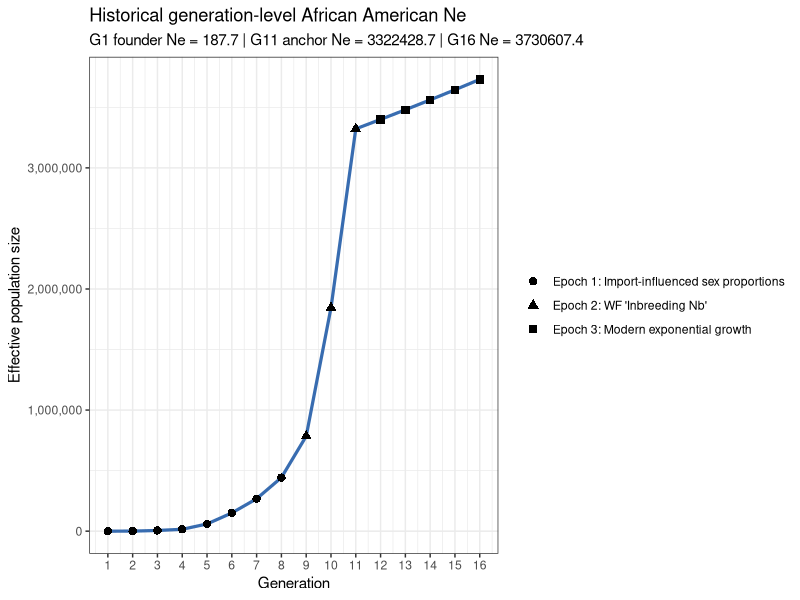
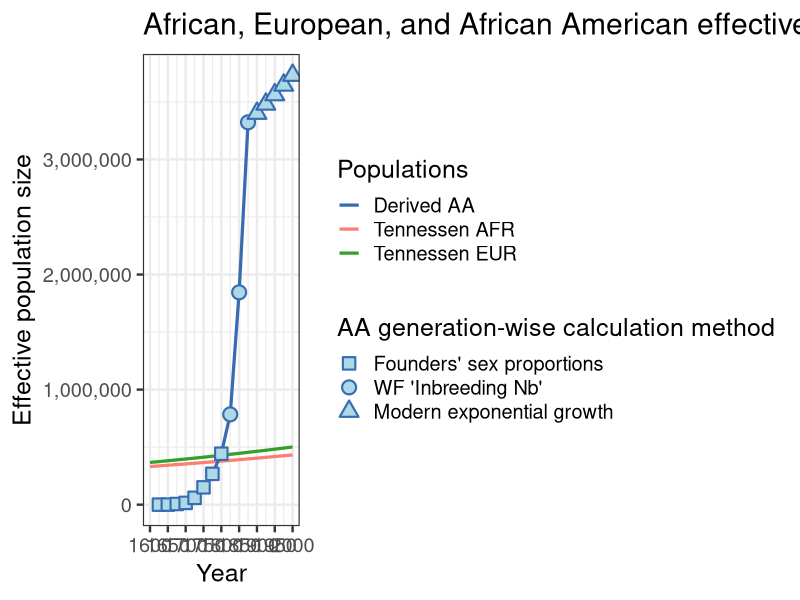
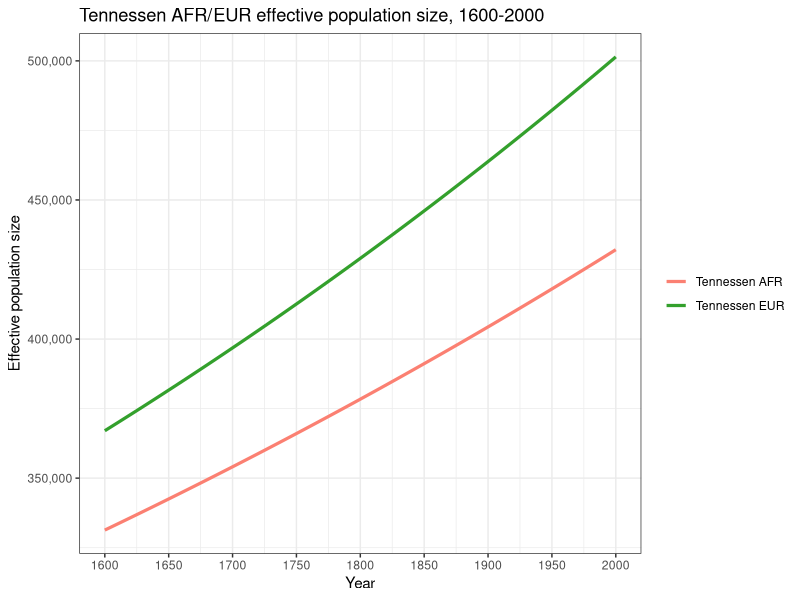

These charts were generated, in order, by the following R code:
# ______________________________________________________________________________
# Aydin Karatas
# ___
# University of Southern California
# Department of Quantitative and Computational Biology
# Mooney Lab
# ___
# calc.3T.Ne.R
# ______________________________________________________________________________


library(tidyverse)

# functions ----
# compute the founder effective pop size from a founder census size.
# `founder.count` is the total founder count and `female.proportion` is the
# fraction of founders that are female.
calc.founder.ne <- function(founder.count, female.proportion) {
  female.count <- founder.count * female.proportion
  male.count <- founder.count - female.count

  if (female.count <= 0 || male.count <= 0) {
    return(0)
  }

  4 * female.count * male.count / (female.count + male.count)
}

# validate that a given value is a single non-negative whole generation.
# `value` is the candidate input and `name` is used in the error message.
validate.whole.generation.count <- function(value, name) {
  if (
    length(value) != 1 ||
      is.na(value) ||
      !is.finite(value) ||
      value != as.integer(value) ||
      value < 0
  ) {
    stop(name, " must be a non-negative whole generation count", call. = FALSE)
  }

  as.integer(value)
}

# build a generation sequence that can be empty when the requested length is 0.
# `start` is the first generation in the block and `len` is the block length.
build.generation.block <- function(start, len) {
  if (len == 0) {
    return(integer(0))
  }

  seq.int(start, start + len - 1L)
}

# return an explicit argument when provided, otherwise pull the default.
# `value` is the user-supplied override, `name` is the default binding name,
# and `defaults.env` is the environment that stores the fallback value.
resolve.default.param <- function(value, name, defaults.env) {
  if (!is.null(value)) {
    return(value)
  }

  get(name, envir = defaults.env)
}

# build the generation layout for the three epochs.
# `epoch.*.len` are the epoch lengths, `gen.time` and `present.year` define the
#  timeline, and `start.year` sets the first generation boundary.
calc.epoch.config <- function(
    epoch.1.len,
    epoch.2.len,
    epoch.3.len,
    gen.time,
    present.year,
    start.year = 1600
) {
  epoch.1.len <- validate.whole.generation.count(
    epoch.1.len,
    "epoch.1.len"
  )
  epoch.2.len <- validate.whole.generation.count(
    epoch.2.len,
    "epoch.2.len"
  )
  epoch.3.len <- validate.whole.generation.count(
    epoch.3.len,
    "epoch.3.len"
  )

  year.span <- present.year - start.year
  total.generations <- year.span / gen.time

  if (total.generations != as.integer(total.generations)) {
    stop(
      "present.year - 1600 must be divisible by gen.time",
      call. = FALSE
    )
  }

  total.generations <- as.integer(total.generations)
  total.epoch.len <- epoch.1.len + epoch.2.len + epoch.3.len

  if (total.epoch.len != total.generations) {
    stop(
      "total epoch length must equal (present.year - 1600) / gen.time",
      call. = FALSE
    )
  }

  epoch.1.generations <- build.generation.block(1L, epoch.1.len)
  epoch.2.generations <- build.generation.block(epoch.1.len + 1L, epoch.2.len)
  epoch.3.first.generation <- if (epoch.3.len == 0) {
    NA_integer_
  } else {
    epoch.1.len + epoch.2.len + 1L
  }
  epoch.3.generations <- build.generation.block(
    epoch.1.len + epoch.2.len + 1L,
    epoch.3.len
  )

  epoch.3.anchor.generation <- NA_integer_

  if (epoch.3.len > 0) {
    if (epoch.2.len > 0) {
      epoch.3.anchor.generation <- max(epoch.2.generations)
    } else if (epoch.1.len > 0) {
      epoch.3.anchor.generation <- max(epoch.1.generations)
    } else {
      stop(
        "epoch 3 requires a prior non-empty epoch to provide an anchor",
        call. = FALSE
      )
    }
  }

  list(
    epoch.1.len = epoch.1.len,
    epoch.2.len = epoch.2.len,
    epoch.3.len = epoch.3.len,
    total.generations = total.generations,
    final.generation = total.generations,
    epoch.1.generations = epoch.1.generations,
    epoch.1.sex.generations = epoch.1.generations[epoch.1.generations >= 2],
    epoch.2.generations = epoch.2.generations,
    epoch.2.parental.generations = epoch.2.generations[
      epoch.2.generations >= 2
    ],
    epoch.3.generations = epoch.3.generations,
    epoch.3.first.generation = epoch.3.first.generation,
    epoch.3.anchor.generation = epoch.3.anchor.generation
  )
}

# create the African and European ancestry proportions by generation.
# `epoch.config` controls the generation grid, `mooney.cg` the proportion of
# non-European ancestry that is African in epoch-1, and the remaining arguments
# define the fixed mixture proportions in each following epoch.
build.mixing.props <- function(
    epoch.config,
    mooney.cg,
    epoch.1.eur.prop,
    epoch.2.afr.prop,
    epoch.2.eur.prop,
    epoch.3.afr.prop,
    epoch.3.eur.prop
) {
  if (epoch.config$epoch.1.len > length(mooney.cg)) {
    stop("epoch.1.len cannot exceed length(mooney.cg)", call. = FALSE)
  }

  s.eur <- c(
    rep(epoch.1.eur.prop, epoch.config$epoch.1.len),
    rep(epoch.2.eur.prop, epoch.config$epoch.2.len),
    rep(epoch.3.eur.prop, epoch.config$epoch.3.len)
  )
  s.afr <- c(
    (1 - epoch.1.eur.prop) * mooney.cg[seq_len(epoch.config$epoch.1.len)],
    rep(epoch.2.afr.prop, epoch.config$epoch.2.len),
    rep(epoch.3.afr.prop, epoch.config$epoch.3.len)
  )

  if (
    length(s.eur) != epoch.config$total.generations ||
      length(s.afr) != epoch.config$total.generations
  ) {
    stop("AA.mixing.props vectors must not recycle", call. = FALSE)
  }

  tibble(
    g = seq_len(epoch.config$total.generations),
    s.afr = s.afr,
    s.eur = s.eur,
    h = pmax(1 - s.afr - s.eur, 0)
  )
}

# intersect generation windows with historical periods and measure coverage.
# `window.tbl` is the generation map and `hacker.tbl` is the historical  period
# table with start and end years.
calc.period.overlaps <- function(window.tbl, hacker.tbl) {
  merge(window.tbl, hacker.tbl, by = NULL) %>%
    as_tibble() %>%
    mutate(
      period.length = end.year - start.year,
      overlap.start.year = pmax(window.start.year, start.year),
      overlap.end.year = pmin(window.end.year, end.year),
      overlap.years = pmax(0, overlap.end.year - overlap.start.year),
      overlap.weight = overlap.years / period.length
    ) %>%
    filter(overlap.years > 0) %>%
    arrange(generation, start.year)
}

# estimate population size at a year by interpolating inside a period.
# `year` is the target year to query and `hacker.tbl` contains the period
# boundaries plus beginning and ending population sizes.
calc.boundary.population <- function(year, hacker.tbl) {
  if (is.na(year)) {
    return(NA_real_)
  }

  if (year < min(hacker.tbl$start.year) || year > max(hacker.tbl$end.year)) {
    return(NA_real_)
  }

  period.idx <- which(
    hacker.tbl$start.year <= year & hacker.tbl$end.year >= year
  )
  period.idx <- period.idx[length(period.idx)]
  period.row <- hacker.tbl[period.idx, ]
  period.length <- period.row$end.year - period.row$start.year
  period.frac <- (year - period.row$start.year) / period.length

  period.row$pop.beginning +
    period.frac * (period.row$pop.end - period.row$pop.beginning)
}

# add a readable epoch label to each generation row.
# `AA.ne` is the analysis table and `epoch.config` supplies the generation
# ranges used to assign the three epoch labels.
make.epoch.labels <- function(AA.ne, epoch.config) {
  epoch.1.label <- if (length(epoch.config$epoch.1.generations) > 0) {
    "Epoch 1: Import-influenced sex proportions"
  } else {
    NA_character_
  }
  epoch.2.label <- if (length(epoch.config$epoch.2.generations) > 0) {
      "Epoch 2: WF 'Inbreeding Nb'"
  } else {
    NA_character_
  }
  epoch.3.label <- if (length(epoch.config$epoch.3.generations) > 0) {
      "Epoch 3: Modern exponential growth"
  } else {
    NA_character_
  }

  AA.ne %>%
    mutate(
      epoch = case_when(
        generation %in% epoch.config$epoch.1.generations ~ epoch.1.label,
        generation %in% epoch.config$epoch.2.generations ~ epoch.2.label,
        generation %in% epoch.config$epoch.3.generations ~ epoch.3.label
      )
    )
}

# check that the derived tables are internally consistent before returning.
# `AA.ne`, `AA.overlap`, and `AA.mixing.props` are the computed outputs, while
# the remaining arguments provide the timeline and boundary checks.
validate.analysis.outputs <- function(
    AA.ne,
    AA.overlap,
    AA.mixing.props,
    epoch.config,
    hacker.start.year,
    gen.time,
    present.year
) {
  stopifnot(
    identical(
      sort(AA.ne$generation),
      seq_len(epoch.config$total.generations)
    ),
    nrow(AA.mixing.props) == epoch.config$total.generations,
    identical(AA.mixing.props$g, seq_len(epoch.config$total.generations)),
    all(AA.ne$generation.window.years == gen.time),
    AA.ne$aggregation.start.year[1] == hacker.start.year,
    AA.ne$generation.end.year[epoch.config$final.generation] == present.year,
    all(AA.overlap$overlap.weight > 0),
    all(AA.overlap$overlap.weight <= 1),
    all(!is.na(AA.ne$female.total[epoch.config$epoch.1.sex.generations])),
    all(!is.na(AA.ne$male.total[epoch.config$epoch.1.sex.generations])),
    all(
      !is.na(
        AA.ne$parental.population[epoch.config$epoch.2.parental.generations]
      )
    ),
    all(!is.na(AA.ne$k[epoch.config$epoch.2.generations])),
    all(
      grepl(
        "^Epoch 3:",
        AA.ne$epoch[epoch.config$epoch.3.generations]
      )
    ),
    all(is.finite(AA.ne$ne)),
    all(AA.ne$ne > 0)
  )
}

# compute the full AA Ne analysis and return every intermediate table.
# the scalar arguments control the demographic timeline, founders, and epoch
# settings, while `mooney.cg` and `hacker.tbl` provide the input data.
calc.aa.ne.results <- function(
    gen.time = NULL,
    hacker.start.year = NULL,
    hacker.end.year = NULL,
    present.year = NULL,
    epoch.1.len = NULL,
    epoch.2.len = NULL,
    epoch.3.len = NULL,
    afr.founder.count = NULL,
    afr.female.proportion = NULL,
    eur.founder.count = NULL,
    eur.female.proportion = NULL,
    epoch.3.growth.rate = NULL,
    mooney.cg = NULL,
    epoch.1.eur.prop = NULL,
    epoch.2.afr.prop = NULL,
    epoch.2.eur.prop = NULL,
    epoch.3.afr.prop = NULL,
    epoch.3.eur.prop = NULL,
    hacker.tbl = NULL
) {
  defaults.env <- parent.env(environment())
  gen.time <- resolve.default.param(gen.time, "gen.time", defaults.env)
  hacker.start.year <- resolve.default.param(
    hacker.start.year,
    "hacker.start.year",
    defaults.env
  )
  hacker.end.year <- resolve.default.param(
    hacker.end.year,
    "hacker.end.year",
    defaults.env
  )
  present.year <- resolve.default.param(
    present.year,
    "present.year",
    defaults.env
  )
  epoch.1.len <- resolve.default.param(
    epoch.1.len,
    "epoch.1.len",
    defaults.env
  )
  epoch.2.len <- resolve.default.param(
    epoch.2.len,
    "epoch.2.len",
    defaults.env
  )
  epoch.3.len <- resolve.default.param(
    epoch.3.len,
    "epoch.3.len",
    defaults.env
  )
  afr.founder.count <- resolve.default.param(
    afr.founder.count,
    "afr.founder.count",
    defaults.env
  )
  afr.female.proportion <- resolve.default.param(
    afr.female.proportion,
    "afr.female.proportion",
    defaults.env
  )
  eur.founder.count <- resolve.default.param(
    eur.founder.count,
    "eur.founder.count",
    defaults.env
  )
  eur.female.proportion <- resolve.default.param(
    eur.female.proportion,
    "eur.female.proportion",
    defaults.env
  )
  epoch.3.growth.rate <- resolve.default.param(
    epoch.3.growth.rate,
    "epoch.3.growth.rate",
    defaults.env
  )
  mooney.cg <- resolve.default.param(mooney.cg, "mooney.cg", defaults.env)
  epoch.1.eur.prop <- resolve.default.param(
    epoch.1.eur.prop,
    "epoch.1.eur.prop",
    defaults.env
  )
  epoch.2.afr.prop <- resolve.default.param(
    epoch.2.afr.prop,
    "epoch.2.afr.prop",
    defaults.env
  )
  epoch.2.eur.prop <- resolve.default.param(
    epoch.2.eur.prop,
    "epoch.2.eur.prop",
    defaults.env
  )
  epoch.3.afr.prop <- resolve.default.param(
    epoch.3.afr.prop,
    "epoch.3.afr.prop",
    defaults.env
  )
  epoch.3.eur.prop <- resolve.default.param(
    epoch.3.eur.prop,
    "epoch.3.eur.prop",
    defaults.env
  )
  hacker.tbl <- resolve.default.param(hacker.tbl, "hacker.tbl", defaults.env)

  epoch.config <- calc.epoch.config(
    epoch.1.len = epoch.1.len,
    epoch.2.len = epoch.2.len,
    epoch.3.len = epoch.3.len,
    gen.time = gen.time,
    present.year = present.year
  )

  AA.mixing.props <- build.mixing.props(
    epoch.config = epoch.config,
    mooney.cg = mooney.cg,
    epoch.1.eur.prop = epoch.1.eur.prop,
    epoch.2.afr.prop = epoch.2.afr.prop,
    epoch.2.eur.prop = epoch.2.eur.prop,
    epoch.3.afr.prop = epoch.3.afr.prop,
    epoch.3.eur.prop = epoch.3.eur.prop
  )

  AA.hacker.tbl <- hacker.tbl %>%
    mutate(
      start.year = as.numeric(sub("-.*", "", period)),
      end.year = as.numeric(sub(".*-", "", period))
    ) %>%
    select(
      period,
      start.year,
      end.year,
      person.years.lived,
      assumed.birth.rate,
      imported,
      births,
      pop.beginning,
      pop.end
    )

  AA.generation.map <- tibble(
    generation = seq_len(epoch.config$total.generations),
    generation.start.year = seq(
      1600,
      present.year - gen.time,
      by = gen.time
    ),
    generation.end.year = generation.start.year + gen.time,
    generation.window.years = generation.end.year - generation.start.year,
    window.start.year = generation.start.year,
    window.end.year = generation.end.year
  )

  AA.overlap <- calc.period.overlaps(
    AA.generation.map,
    AA.hacker.tbl
  ) %>%
    select(
      generation,
      generation.start.year,
      generation.end.year,
      period,
      start.year,
      end.year,
      overlap.start.year,
      overlap.end.year,
      overlap.years,
      overlap.weight,
      imported,
      births,
      assumed.birth.rate,
      person.years.lived
    )

  AA.agg <- AA.overlap %>%
    group_by(generation, generation.start.year, generation.end.year) %>%
    summarise(
      periods = paste(period, collapse = ", "),
      imported = sum(imported * overlap.weight, na.rm = TRUE),
      births = sum(births * overlap.weight, na.rm = TRUE),
      birth.rate = weighted.mean(
        assumed.birth.rate,
        person.years.lived * overlap.weight,
        na.rm = TRUE
      ),
      aggregation.start.year = min(overlap.start.year),
      aggregation.end.year = max(overlap.end.year),
      hacker.window.years = sum(overlap.years),
      .groups = "drop"
    )

  AA.agg <- AA.generation.map %>%
    select(
      generation,
      generation.start.year,
      generation.end.year,
      generation.window.years
    ) %>%
    left_join(
      AA.agg,
      by = c("generation", "generation.start.year", "generation.end.year")
    ) %>%
    mutate(
      population.boundary.year = if_else(
        generation.start.year < hacker.end.year,
        pmin(generation.end.year, hacker.end.year),
        NA_real_
      ),
      pop.end = map_dbl(
        population.boundary.year,
        calc.boundary.population,
        hacker.tbl = AA.hacker.tbl
      ),
      is.truncated = !is.na(hacker.window.years) &
        hacker.window.years < generation.window.years
    )

  AA.ne <- AA.agg %>%
    arrange(generation) %>%
    mutate(
      population.at.generation.start = map_dbl(
        generation.start.year,
        calc.boundary.population,
        hacker.tbl = AA.hacker.tbl
      ),
      prev.births = dplyr::lag(births),
      previous.birth.periods = NA_character_,
      births.in.previous.25.years = NA_real_,
      female.imported = if_else(
        generation %in% epoch.config$epoch.1.sex.generations,
        ceiling(imported / 3),
        NA_real_
      ),
      male.imported = if_else(
        generation %in% epoch.config$epoch.1.sex.generations,
        floor(2 * imported / 3),
        NA_real_
      ),
      female.potential = if_else(
        generation %in% epoch.config$epoch.1.sex.generations,
        0.5 * prev.births,
        NA_real_
      ),
      male.potential = if_else(
        generation %in% epoch.config$epoch.1.sex.generations,
        0.5 * prev.births,
        NA_real_
      ),
      female.total = female.imported + female.potential,
      male.total = male.imported + male.potential,
      adult.population.age25.proxy = NA_real_,
      parental.population = if_else(
        generation %in% epoch.config$epoch.2.generations,
        prev.births,
        NA_real_
      ),
      parental.population.method = if_else(
        generation %in% epoch.config$epoch.2.generations,
        "previous-generation births",
        NA_character_
      ),
      k = if_else(
        generation %in% epoch.config$epoch.2.generations,
        gen.time * birth.rate / 1000,
        NA_real_
      )
    )

  ne.g1 <- calc.founder.ne(
    afr.founder.count,
    afr.female.proportion
  ) +
    calc.founder.ne(
      eur.founder.count,
      eur.female.proportion
    )

  AA.ne <- AA.ne %>%
    mutate(
      ne = case_when(
        generation == 1 ~ ne.g1,
        generation %in% epoch.config$epoch.1.sex.generations ~
          4 * female.total * male.total / (female.total + male.total),
        generation %in% epoch.config$epoch.2.generations ~
          (k * parental.population - 1) / k,
        TRUE ~ NA_real_
      )
    )

  epoch.3.anchor.ne <- if (length(epoch.config$epoch.3.generations) == 0) {
    NA_real_
  } else {
    AA.ne %>%
      filter(generation == epoch.config$epoch.3.anchor.generation) %>%
      pull(ne)
  }

  AA.ne <- AA.ne %>%
    mutate(
      ne = if_else(
        generation %in% epoch.config$epoch.3.generations,
        epoch.3.anchor.ne *
          exp(epoch.3.growth.rate *
            (generation - epoch.config$epoch.3.anchor.generation)),
        ne
      ),
      n.f.plus.m = (female.total + male.total),
      ne.over.n = ne / n.f.plus.m,
      four.f.m = 4 * (female.total / n.f.plus.m) * (male.total / n.f.plus.m)
    ) %>%
    make.epoch.labels(epoch.config) %>%
    select(
      generation,
      generation.start.year,
      generation.end.year,
      generation.window.years,
      aggregation.start.year,
      aggregation.end.year,
      hacker.window.years,
      is.truncated,
      population.boundary.year,
      periods,
      epoch,
      imported,
      births,
      birth.rate,
      pop.end,
      previous.birth.periods,
      births.in.previous.25.years,
      population.at.generation.start,
      female.total,
      male.total,
      adult.population.age25.proxy,
      parental.population,
      parental.population.method,
      k,
      ne,
      n.f.plus.m,
      ne.over.n,
      four.f.m
    )

  validate.analysis.outputs(
    AA.ne = AA.ne,
    AA.overlap = AA.overlap,
    AA.mixing.props = AA.mixing.props,
    epoch.config = epoch.config,
    hacker.start.year = hacker.start.year,
    gen.time = gen.time,
    present.year = present.year
  )

  list(
    AA.ne = AA.ne,
    AA.overlap = AA.overlap,
    AA.mixing.props = AA.mixing.props,
    epoch.config = epoch.config,
    ne.g1 = ne.g1,
    epoch.3.anchor.ne = epoch.3.anchor.ne,
    epoch.3.growth.rate = epoch.3.growth.rate
  )
}


# tunable parameters ----
gen.time <- 25
hacker.start.year <- 1610
hacker.end.year <- 1865
present.year <- 2000
epoch.1.len <- 8
epoch.2.len <- 3
epoch.3.len <- 5

hacker.tbl <- data.frame(
  period = c(
    "1610-1620", "1620-1630", "1630-1640", "1640-1650", "1650-1660",
    "1660-1670", "1670-1680", "1680-1690", "1690-1700", "1700-1710",
    "1710-1720", "1720-1730", "1730-1740", "1740-1750", "1750-1760",
    "1760-1770", "1770-1780", "1780-1790", "1790-1800", "1800-1810",
    "1810-1820", "1820-1830", "1830-1840", "1840-1850", "1850-1860",
    "1860-1861", "1861-1862", "1862-1863", "1863-1864", "1864-1865"
  ),
  pop.beginning = c(
    0, 20, 59, 585, 1568,
    2862, 4444, 6832, 16394, 27806,
    41844, 67294, 95669, 156040, 247027,
    319290, 459446, 558921, 706514, 908036,
    1195182, 1550757, 2021968, 2530405, 3204420,
    3953760, 3991133, 3903859, 3815760, 3726828
  ),
  pop.end = c(
    20, 59, 585, 1568, 2862,
    4444, 6832, 16394, 27806, 41844,
    67294, 95669, 156040, 247027, 319290,
    459446, 558921, 706514, 908036, 1195182,
    1550757, 2021968, 2530405, 3204420, 3953760,
    3991133, 3903859, 3815760, 3726828, 3630336
  ),
  growth.rate.10yr = c(
    NA, 195.0, 891.5, 168.0, 82.5,
    55.3, 53.7, 140.0, 69.6, 50.5,
    60.8, 42.2, 63.1, 58.3, 29.3,
    43.9, 21.7, 26.4, 28.5, 31.6,
    29.8, 30.4, 25.1, 26.6, 23.4,
    NA, NA, NA, NA, NA
  ),
  person.years.lived = c(
    16, 361, 2293, 9970, 21505,
    35952, 55527, 109243, 215999, 343482,
    535651, 806513, 1234030, 1980625, 2816150,
    3851269, 5075599, 6298380, 8030652, 10450423,
    13652609, 17759559, 22666906, 28541607, 35659777,
    3972417, 3947335, 3859642, 3771119, 3144251
  ),
  hours.worked.millions = c(
    0, 1, 5, 23, 49,
    82, 127, 251, 496, 788,
    1229, 1850, 2831, 4544, 6461,
    8835, 11644, 14449, 18423, 23975,
    31321, 40743, 52001, 65478, 81808,
    9113, 9056, 8855, 8651, 7213
  ),
  assumed.birth.rate = c(
    NA, 22.4, 22.4, 22.4, 22.4,
    22.4, 26.5, 27.3, 29.1, 31.0,
    34.6, 41.3, 41.4, 41.2, 46.4,
    39.5, 39.1, 44.7, 50.3, 55.8,
    55.7, 56.5, 56.5, 54.0, 52.3,
    49.6, 49.6, 49.6, 49.6, 49.6
  ),
  births = c(
    NA, 8, 51, 223, 481,
    804, 1472, 2986, 6295, 10635,
    18524, 33316, 51150, 81536, 130654,
    151957, 198660, 281549, 403648, 583395,
    759768, 1003859, 1280680, 1539820, 1865898,
    197032, 195788, 191438, 187048, 155955
  ),
  imported = c(
    32, 150, 110, 301, 1335,
    3038, 3582, 4947, 8197, 16442,
    17622, 41334, 66672, 26455, 44718,
    59557, 41129, 25105, 16183, 77368,
    5207, 410, 91, 0, 303,
    110, 0, 0, 0, 0
  ),
  smuggled = c(
    NA, NA, NA, NA, NA,
    NA, NA, NA, NA, NA,
    NA, NA, NA, NA, NA,
    NA, NA, NA, NA, NA,
    NA, 1100, 900, 500, 200,
    NA, NA, NA, NA, NA
  ),
  natural.increase.rate = c(
    NA, -30.8, 18.1, 6.8, -0.2,
    -4.0, -2.2, 4.2, 1.5, -0.7,
    1.5, -1.6, -0.5, 3.3, 1.0,
    2.1, 1.3, 2.2, 2.6, 2.4,
    2.7, 2.9, 2.4, 2.4, 2.2,
    NA, NA, NA, NA, NA
  ),
  births.plus.imports = c(
    32, 158, 161, 524, 1816,
    3842, 5054, 7933, 14492, 27077,
    36146, 74650, 117822, 107991, 175372,
    211514, 239789, 306654, 419831, 660763,
    764975, 1005369, 1281671, 1540320, 1866401,
    197142, 195788, 191438, 187048, 155955
  ),
  percent.total = c(
    0.0, 0.0, 0.0, 0.0, 0.0,
    0.0, 0.1, 0.1, 0.1, 0.3,
    0.4, 0.8, 1.2, 1.1, 1.8,
    2.2, 2.4, 3.1, 4.3, 6.7,
    7.8, 10.3, 13.1, 15.7, 19.0,
    2.0, 2.0, 2.0, 1.9, 1.6
  ),
  cumulative.number = c(
    32, 190, 351, 875, 2691,
    6533, 11587, 19520, 34012, 61089,
    97235, 171885, 289707, 397698, 573070,
    784584, 1024373, 1331027, 1750858, 2411621,
    3176596, 4181965, 5463636, 7003956, 8870357,
    9067499, 9263287, 9454725, 9641773, 9797728
  ),
  cumulative.percent = c(
    0.0, 0.0, 0.0, 0.0, 0.0,
    0.1, 0.1, 0.2, 0.3, 0.6,
    1.0, 1.8, 3.0, 4.1, 5.8,
    8.0, 10.5, 13.6, 17.9, 24.6,
    32.4, 42.7, 55.8, 71.5, 90.5,
    92.5, 94.5, 96.5, 98.4, 100.0
  ),
  stringsAsFactors = FALSE
)

afr.founder.count <- 183
afr.female.proportion <- 1 / 3
eur.founder.count <- 25
eur.female.proportion <- 0.5
epoch.3.growth.rate <- 0.023175

epoch.1.eur.prop <- 0.08
epoch.2.afr.prop <- 0.06
epoch.2.eur.prop <- 0.03
epoch.3.afr.prop <- 0
epoch.3.eur.prop <- 0
mooney.cg <- c(
  1, 1, 0.9835, 0.8602, 0.8551, 0.7826, 0.5380, 0.1418,
  rep(epoch.2.afr.prop/(1-epoch.2.eur.prop), 3),
  rep(epoch.3.afr.prop/(1-epoch.3.eur.prop), 6)
)

# calculations ----
analysis.results <- calc.aa.ne.results()

AA.ne <- analysis.results$AA.ne
AA.overlap <- analysis.results$AA.overlap
AA.mixing.props <- analysis.results$AA.mixing.props
epoch.config <- analysis.results$epoch.config
ne.g1 <- analysis.results$ne.g1
epoch.3.anchor.ne <- analysis.results$epoch.3.anchor.ne


# plotting ----
summary.generations <- c(
  epoch.config$epoch.1.generations,
  epoch.config$epoch.2.generations,
  epoch.config$final.generation
)
summary.generations <- sort(unique(summary.generations))

cat("\nHistorical generation-level ADMIX Ne summary\n")
print(
  AA.ne %>%
    filter(generation %in% summary.generations) %>%
    select(
      generation,
      generation.start.year,
      generation.end.year,
      epoch,
      is.truncated,
      imported,
      births,
      birth.rate,
      female.total,
      male.total,
      adult.population.age25.proxy,
      parental.population,
      parental.population.method,
      k,
      ne
    ),
  n = Inf
)

cat(
  paste0(
    "\nHistorical present-day G",
    epoch.config$final.generation,
    " Ne: ",
    round(AA.ne$ne[AA.ne$generation == epoch.config$final.generation], 1),
    "\n"
  )
)

AA.ne.plot <- ggplot(
  data = AA.ne,
  aes(x = generation.end.year, y = ne)
) +
  geom_line(color = "#386cb0", linewidth = 1.1) +
  geom_point(aes(shape = epoch), size = 2.5) +
  scale_y_continuous(labels = scales::comma) +
  scale_x_continuous(
    breaks = AA.ne$generation.end.year,
    labels = AA.ne$generation
  ) +
  labs(
    x = "Generation",
    y = "Effective population size",
    shape = NULL,
    title = "Historical generation-level African American Ne",
    subtitle = paste0(
      "G1 founder Ne = ",
      round(ne.g1, 1),
      " | G",
      epoch.config$epoch.3.anchor.generation,
      " anchor Ne = ",
      round(epoch.3.anchor.ne, 1),
      " | G",
      epoch.config$final.generation,
      " Ne = ",
      round(AA.ne$ne[AA.ne$generation == epoch.config$final.generation], 1)
    )
  ) +
  theme_bw()

if (interactive()) {
  print(AA.ne.plot)
}


# tennessen afr/eur ne trajectory ----
# constants from `other_scripts/const.sh` and `build_3T_demography.py`
t.af.years <- 148000
t.ooa.years <- 51000
t.eu0.years <- 23000
t.eg.years <- 5115
r.eu0 <- 0.00307
r.eu <- 0.0195
r.afr <- 0.0166
n.a <- 7310
n.afr.1 <- 14474
n.b <- 1861
n.eu0 <- 1032

t.af <- t.af.years / gen.time
t.ooa <- t.ooa.years / gen.time
t.eu0 <- t.eu0.years / gen.time
t.eg <- t.eg.years / gen.time
n.eu1 <- n.eu0 / exp(-r.eu0 * (t.eu0 - t.eg))
n.eu.present <- n.eu1 / exp(-r.eu * t.eg)
n.afr.present <- n.afr.1 / exp(-r.afr * t.eg)

tennessen.start.year <- min(AA.ne$generation.start.year)
tennessen.end.year <- present.year
tennessen.years <- seq(tennessen.start.year, tennessen.end.year, by = 1)
tennessen.time.bp <- tennessen.end.year - tennessen.years
tennessen.time.gen <- tennessen.time.bp / gen.time

tennessen.ne <- tibble(
  year = tennessen.years,
  time.bp = tennessen.time.bp,
  time.gen = tennessen.time.gen
) %>%
  mutate(
    afr = case_when(
      time.gen <= t.eg ~ n.afr.present * exp(-r.afr * time.gen),
      time.gen <= t.ooa ~ n.afr.1,
      time.gen <= t.af ~ n.a,
      TRUE ~ NA_real_
    ),
    eur = case_when(
      time.gen <= t.eg ~ n.eu.present * exp(-r.eu * time.gen),
      time.gen <= t.eu0 ~ n.eu1 * exp(-r.eu0 * (time.gen - t.eg)),
      time.gen <= t.ooa ~ n.b,
      TRUE ~ NA_real_
    ),
    epoch = NA
  )

tennessen.ne.long <- tennessen.ne %>%
  pivot_longer(
    cols = c(afr, eur),
    names_to = "population",
    values_to = "ne"
  )

tennessen.ne.plot <- ggplot(
  tennessen.ne.long,
  aes(x = year, y = ne, color = population)
) +
  geom_line(linewidth = 1.1) +
  scale_y_continuous(labels = scales::comma) +
  scale_x_continuous(
    breaks = seq(tennessen.start.year, tennessen.end.year, by = 50)
  ) +
  scale_color_manual(
    values = c(
      afr = "#fb8072",
      eur = "#33a02c"
    ),
    labels = c(
      afr = "Tennessen AFR",
      eur = "Tennessen EUR"
    )
  ) +
  labs(
    x = "Year",
    y = "Effective population size",
    color = NULL,
    title = paste0(
      "Tennessen AFR/EUR effective population size, ",
      tennessen.start.year,
      "-",
      tennessen.end.year
    )
  ) +
  theme_bw()

if (interactive()) {
  print(tennessen.ne.plot)
}


# combined aa/afr/eur ne plot ----
aa.ne.long <- AA.ne %>%
  transmute(
    year = generation.end.year,
    population = "aa",
    ne = ne,
    epoch = epoch
  )

combined.ne.long <- bind_rows(
  aa.ne.long,
  tennessen.ne.long %>%
    transmute(year, population, ne, epoch)
)

combined.ne.plot <- ggplot(
  combined.ne.long,
  aes(x = year, y = ne, color = population)
) +
  geom_line(
    data = combined.ne.long %>% filter(population != "aa"),
    linewidth = 1.1
  ) +
  geom_line(
    data = combined.ne.long %>% filter(population == "aa"),
    linewidth = 1.1
  ) +
  geom_point(
    aes(shape = epoch), size = 4, stroke = 1.1, fill = "#ADD8E6", color = "#386cb0"
    ) +
  scale_shape_manual(
    values = c(
      `Epoch 1: Import-influenced sex proportions` = 22,
      `Epoch 2: WF 'Inbreeding Nb'` = 21,
      `Epoch 3: Modern exponential growth` = 24
    ),
    labels = c(
      `Epoch 1: Import-influenced sex proportions` = "Founders' sex proportions",
      `Epoch 2: WF 'Inbreeding Nb'` = "WF 'Inbreeding Nb'",
      `Epoch 3: Modern exponential growth` = "Modern exponential growth"
    ),
    name = "AA generation-wise calculation method",
    na.translate = FALSE
  ) +
  scale_color_manual(
    values = c(
      aa = "#386cb0",
      afr = "#fb8072",
      eur = "#33a02c"
    ),
    labels = c(
      aa = "Derived AA",
      afr = "Tennessen AFR",
      eur = "Tennessen EUR"
    ),
    name = "Populations"
  ) +
  scale_y_continuous(labels = scales::comma) +
  scale_x_continuous(
    breaks = seq(tennessen.start.year, tennessen.end.year, by = 50)
  ) +
  labs(
    x = "Year",
    y = "Effective population size",
    color = NULL,
    title = paste0(
      "African, European, and African American effective population size, ",
      tennessen.start.year,
      "-",
      tennessen.end.year
    )
  ) +
  guides(
    color = guide_legend(order = 1),
    shape = guide_legend(order = 2)
  ) +
  theme_bw(base_size = 18)

if (interactive()) {
  print(combined.ne.plot)
}
